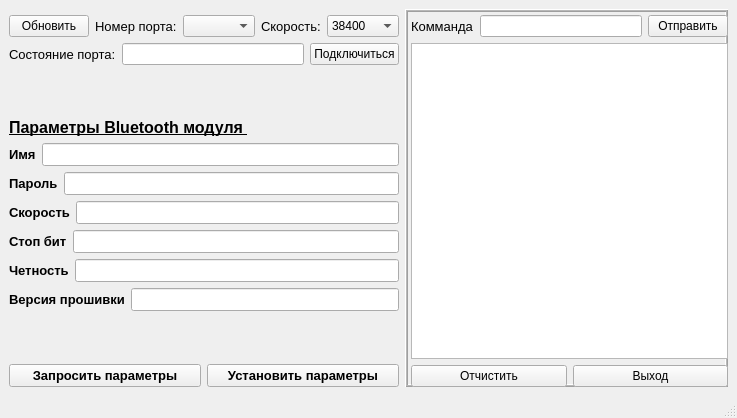
<?xml version="1.0" encoding="UTF-8"?>
<ui version="4.0">
 <class>MainWindow</class>
 <widget class="QMainWindow" name="MainWindow">
  <property name="geometry">
   <rect>
    <x>0</x>
    <y>0</y>
    <width>737</width>
    <height>418</height>
   </rect>
  </property>
  <property name="windowTitle">
   <string>BluetoothProgrammer</string>
  </property>
  <property name="windowIcon">
   <iconset>
    <normaloff>../../Desktop/hc-05.png</normaloff>../../Desktop/hc-05.png</iconset>
  </property>
  <widget class="QWidget" name="centralwidget">
   <layout class="QGridLayout" name="gridLayout_3">
    <item row="0" column="1" rowspan="6" colspan="2">
     <widget class="QFrame" name="frame">
      <property name="frameShape">
       <enum>QFrame::Box</enum>
      </property>
      <property name="frameShadow">
       <enum>QFrame::Raised</enum>
      </property>
      <property name="lineWidth">
       <number>1</number>
      </property>
      <property name="midLineWidth">
       <number>1</number>
      </property>
     </widget>
    </item>
    <item row="1" column="0">
     <layout class="QGridLayout" name="gridLayout_5">
      <item row="0" column="0">
       <widget class="QPushButton" name="update_button">
        <property name="text">
         <string>Обновить</string>
        </property>
       </widget>
      </item>
      <item row="0" column="1">
       <layout class="QHBoxLayout" name="horizontalLayout">
        <item>
         <widget class="QLabel" name="label_7">
          <property name="font">
           <font>
            <pointsize>10</pointsize>
           </font>
          </property>
          <property name="text">
           <string>Номер порта:</string>
          </property>
         </widget>
        </item>
        <item>
         <widget class="QComboBox" name="comboBox"/>
        </item>
       </layout>
      </item>
      <item row="1" column="0" colspan="3">
       <layout class="QHBoxLayout" name="horizontalLayout_2">
        <item>
         <widget class="QLabel" name="label_5">
          <property name="font">
           <font>
            <pointsize>10</pointsize>
           </font>
          </property>
          <property name="text">
           <string>Состояние порта:</string>
          </property>
         </widget>
        </item>
        <item>
         <widget class="QLineEdit" name="lineEdit_3">
          <property name="text">
           <string/>
          </property>
         </widget>
        </item>
       </layout>
      </item>
      <item row="0" column="2" colspan="2">
       <layout class="QHBoxLayout" name="horizontalLayout_8">
        <item>
         <widget class="QLabel" name="label_8">
          <property name="font">
           <font>
            <pointsize>10</pointsize>
           </font>
          </property>
          <property name="text">
           <string>Скорость:</string>
          </property>
         </widget>
        </item>
        <item>
         <widget class="QComboBox" name="comboBox_2">
          <item>
           <property name="text">
            <string>38400</string>
           </property>
          </item>
          <item>
           <property name="text">
            <string>1200</string>
           </property>
          </item>
          <item>
           <property name="text">
            <string>2400</string>
           </property>
          </item>
          <item>
           <property name="text">
            <string>4800</string>
           </property>
          </item>
          <item>
           <property name="text">
            <string>9600</string>
           </property>
          </item>
          <item>
           <property name="text">
            <string>19200</string>
           </property>
          </item>
          <item>
           <property name="text">
            <string>57600</string>
           </property>
          </item>
          <item>
           <property name="text">
            <string>230400</string>
           </property>
          </item>
          <item>
           <property name="text">
            <string>460800</string>
           </property>
          </item>
          <item>
           <property name="text">
            <string>921600</string>
           </property>
          </item>
          <item>
           <property name="text">
            <string>115200</string>
           </property>
          </item>
          <item>
           <property name="text">
            <string>128000</string>
           </property>
          </item>
         </widget>
        </item>
       </layout>
      </item>
      <item row="1" column="3">
       <widget class="QPushButton" name="pushButton_35">
        <property name="text">
         <string>Подключиться</string>
        </property>
       </widget>
      </item>
     </layout>
    </item>
    <item row="1" column="2" rowspan="5">
     <layout class="QGridLayout" name="gridLayout">
      <item row="0" column="0">
       <layout class="QHBoxLayout" name="horizontalLayout_3">
        <item>
         <widget class="QLabel" name="label_9">
          <property name="font">
           <font>
            <pointsize>10</pointsize>
           </font>
          </property>
          <property name="text">
           <string>Комманда</string>
          </property>
         </widget>
        </item>
        <item>
         <widget class="QLineEdit" name="lineEdit_2">
          <property name="text">
           <string/>
          </property>
         </widget>
        </item>
        <item>
         <widget class="QPushButton" name="pushButton">
          <property name="text">
           <string>Отправить</string>
          </property>
         </widget>
        </item>
       </layout>
      </item>
      <item row="1" column="0">
       <widget class="QTextBrowser" name="textBrowser"/>
      </item>
      <item row="2" column="0">
       <layout class="QHBoxLayout" name="horizontalLayout_4">
        <item>
         <widget class="QPushButton" name="pushButton_2">
          <property name="text">
           <string>Отчистить</string>
          </property>
         </widget>
        </item>
        <item>
         <widget class="QPushButton" name="pushButton_3">
          <property name="text">
           <string>Выход</string>
          </property>
         </widget>
        </item>
       </layout>
      </item>
     </layout>
    </item>
    <item row="2" column="0">
     <spacer name="verticalSpacer_3">
      <property name="orientation">
       <enum>Qt::Vertical</enum>
      </property>
      <property name="sizeHint" stdset="0">
       <size>
        <width>20</width>
        <height>21</height>
       </size>
      </property>
     </spacer>
    </item>
    <item row="3" column="0">
     <layout class="QGridLayout" name="gridLayout_2">
      <item row="0" column="0">
       <widget class="QLabel" name="label">
        <property name="font">
         <font>
          <pointsize>12</pointsize>
          <weight>75</weight>
          <bold>true</bold>
          <underline>true</underline>
         </font>
        </property>
        <property name="text">
         <string>Параметры Bluetooth модуля </string>
        </property>
       </widget>
      </item>
      <item row="1" column="0">
       <layout class="QHBoxLayout" name="horizontalLayout_5">
        <item>
         <widget class="QLabel" name="label_2">
          <property name="font">
           <font>
            <pointsize>10</pointsize>
            <weight>75</weight>
            <bold>true</bold>
           </font>
          </property>
          <property name="text">
           <string>Имя</string>
          </property>
         </widget>
        </item>
        <item>
         <widget class="QLineEdit" name="lineEdit_Name">
          <property name="font">
           <font>
            <pointsize>10</pointsize>
            <weight>75</weight>
            <bold>true</bold>
           </font>
          </property>
         </widget>
        </item>
       </layout>
      </item>
      <item row="2" column="0">
       <layout class="QHBoxLayout" name="horizontalLayout_7">
        <item>
         <widget class="QLabel" name="label_4">
          <property name="font">
           <font>
            <pointsize>10</pointsize>
            <weight>75</weight>
            <bold>true</bold>
           </font>
          </property>
          <property name="text">
           <string>Пароль</string>
          </property>
         </widget>
        </item>
        <item>
         <widget class="QLineEdit" name="lineEdit_Password">
          <property name="font">
           <font>
            <pointsize>10</pointsize>
            <weight>75</weight>
            <bold>true</bold>
           </font>
          </property>
         </widget>
        </item>
       </layout>
      </item>
      <item row="3" column="0">
       <layout class="QHBoxLayout" name="horizontalLayout_6">
        <item>
         <widget class="QLabel" name="label_3">
          <property name="font">
           <font>
            <pointsize>10</pointsize>
            <weight>75</weight>
            <bold>true</bold>
           </font>
          </property>
          <property name="text">
           <string>Скорость</string>
          </property>
         </widget>
        </item>
        <item>
         <widget class="QLineEdit" name="lineEdit_Speed">
          <property name="font">
           <font>
            <pointsize>10</pointsize>
            <weight>75</weight>
            <bold>true</bold>
           </font>
          </property>
         </widget>
        </item>
       </layout>
      </item>
      <item row="4" column="0">
       <layout class="QHBoxLayout" name="horizontalLayout_10">
        <item>
         <widget class="QLabel" name="label_10">
          <property name="font">
           <font>
            <pointsize>10</pointsize>
            <weight>75</weight>
            <bold>true</bold>
           </font>
          </property>
          <property name="text">
           <string>Стоп бит</string>
          </property>
         </widget>
        </item>
        <item>
         <widget class="QLineEdit" name="lineEdit_StopBit">
          <property name="font">
           <font>
            <pointsize>10</pointsize>
            <weight>75</weight>
            <bold>true</bold>
           </font>
          </property>
         </widget>
        </item>
       </layout>
      </item>
      <item row="5" column="0">
       <layout class="QHBoxLayout" name="horizontalLayout_11">
        <item>
         <widget class="QLabel" name="label_11">
          <property name="font">
           <font>
            <pointsize>10</pointsize>
            <weight>75</weight>
            <bold>true</bold>
           </font>
          </property>
          <property name="text">
           <string>Четность</string>
          </property>
         </widget>
        </item>
        <item>
         <widget class="QLineEdit" name="lineEdit_Parity">
          <property name="font">
           <font>
            <pointsize>10</pointsize>
            <weight>75</weight>
            <bold>true</bold>
           </font>
          </property>
         </widget>
        </item>
       </layout>
      </item>
      <item row="6" column="0">
       <layout class="QHBoxLayout" name="horizontalLayout_9">
        <item>
         <widget class="QLabel" name="label_6">
          <property name="font">
           <font>
            <pointsize>10</pointsize>
            <weight>75</weight>
            <bold>true</bold>
           </font>
          </property>
          <property name="text">
           <string>Версия прошивки</string>
          </property>
         </widget>
        </item>
        <item>
         <widget class="QLineEdit" name="lineEdit_ProgrammVers">
          <property name="font">
           <font>
            <pointsize>10</pointsize>
            <weight>75</weight>
            <bold>true</bold>
           </font>
          </property>
         </widget>
        </item>
       </layout>
      </item>
     </layout>
    </item>
    <item row="4" column="0">
     <spacer name="verticalSpacer">
      <property name="orientation">
       <enum>Qt::Vertical</enum>
      </property>
      <property name="sizeHint" stdset="0">
       <size>
        <width>20</width>
        <height>21</height>
       </size>
      </property>
     </spacer>
    </item>
    <item row="5" column="0">
     <layout class="QHBoxLayout" name="horizontalLayout_12">
      <item>
       <widget class="QPushButton" name="pushButton_Req">
        <property name="font">
         <font>
          <pointsize>10</pointsize>
          <weight>75</weight>
          <bold>true</bold>
         </font>
        </property>
        <property name="text">
         <string>Запросить параметры</string>
        </property>
       </widget>
      </item>
      <item>
       <widget class="QPushButton" name="pushButton_Set">
        <property name="font">
         <font>
          <pointsize>10</pointsize>
          <weight>75</weight>
          <bold>true</bold>
         </font>
        </property>
        <property name="text">
         <string>Установить параметры</string>
        </property>
       </widget>
      </item>
     </layout>
    </item>
   </layout>
  </widget>
  <widget class="QMenuBar" name="menubar">
   <property name="geometry">
    <rect>
     <x>0</x>
     <y>0</y>
     <width>737</width>
     <height>21</height>
    </rect>
   </property>
  </widget>
  <widget class="QStatusBar" name="statusbar"/>
 </widget>
 <resources/>
 <connections/>
</ui>
